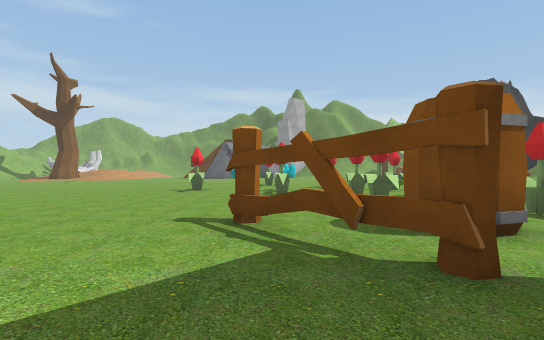
[1] (above)

24 first-person views from a walk through a 3-D level made in the Unity game engine. The camera is 1.2 m above the floor, looks level and sees 85° across. The floor is counted in squares, 2 m on a side. Each view is taken from the middle of a square. On the plan, view 1 faces up. The plan holds only what a view shows up to about 9 squares ahead; the rest is blank. The place goes on beyond the plan. Some animated figures are not drawn. Some surface patterns are stand-ins.

[2]
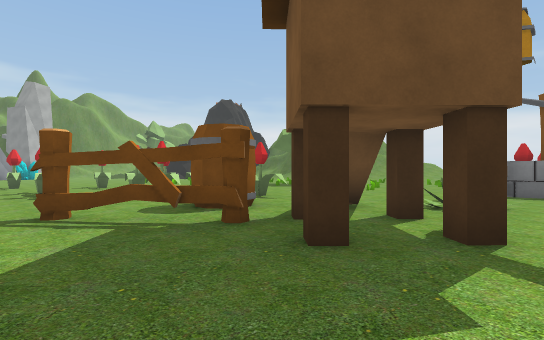

[3]
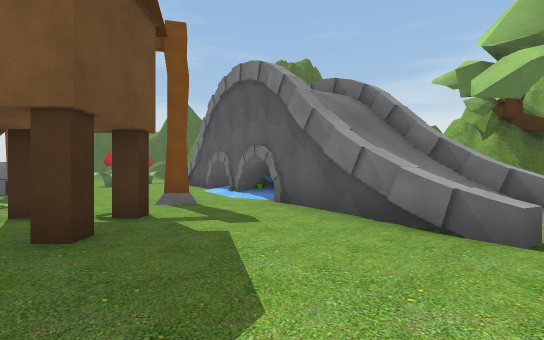

[4]
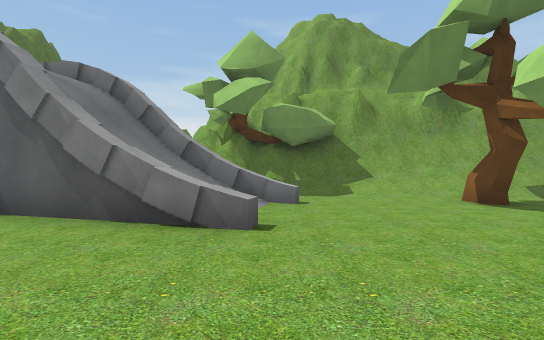

[5]
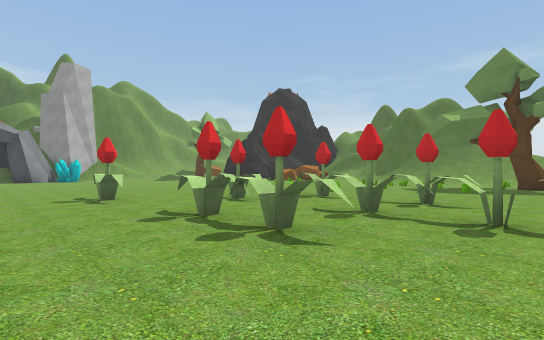

[6]
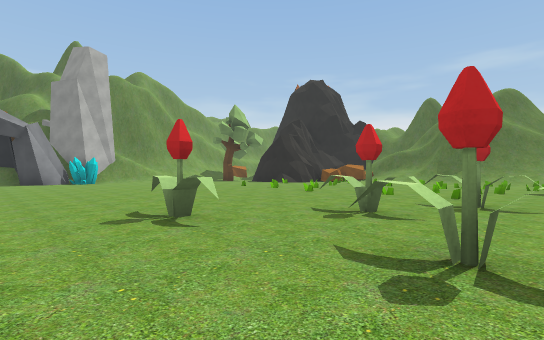

[7]
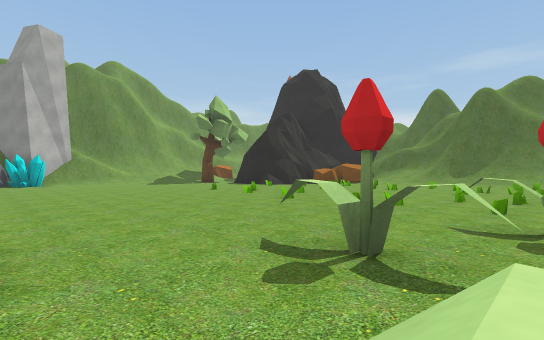

[8]
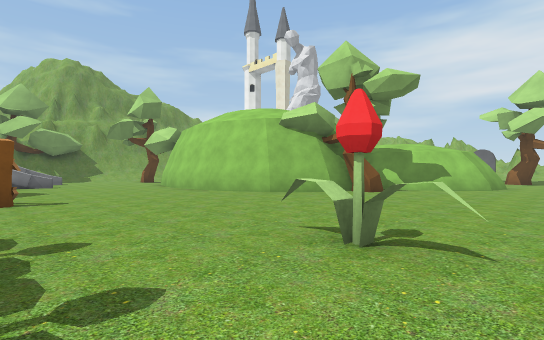

[9]
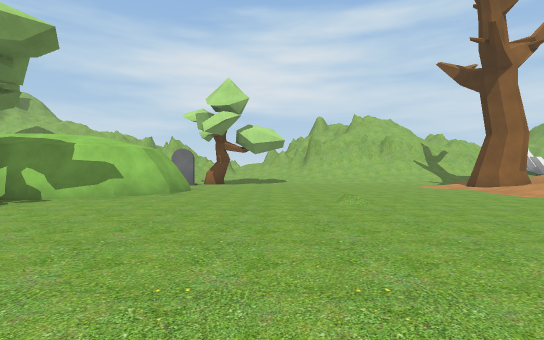

[10]
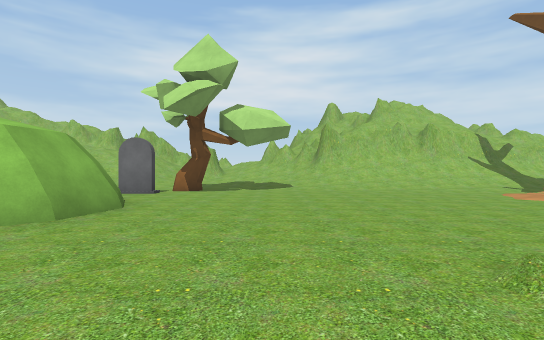

[11]
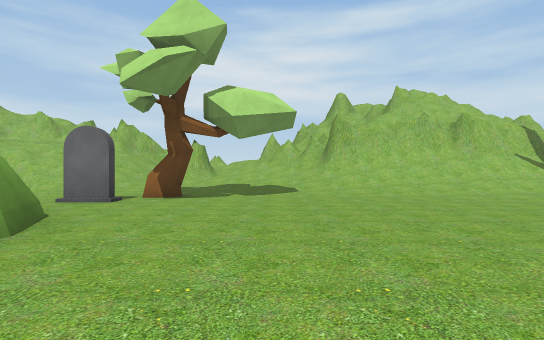

[12]
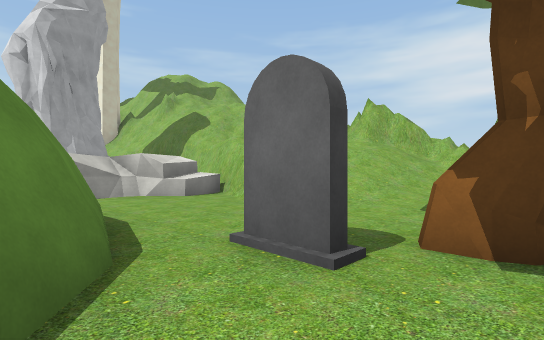

[13]
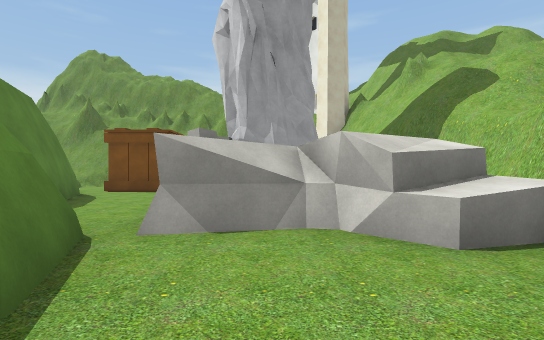

[14]
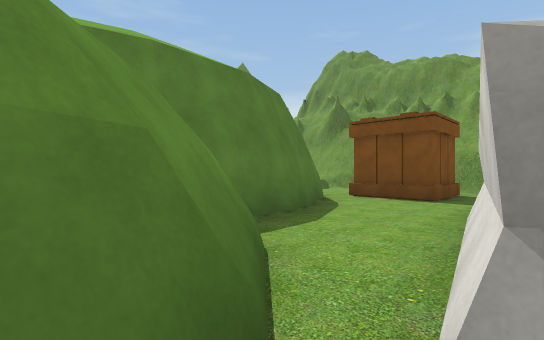

[15]
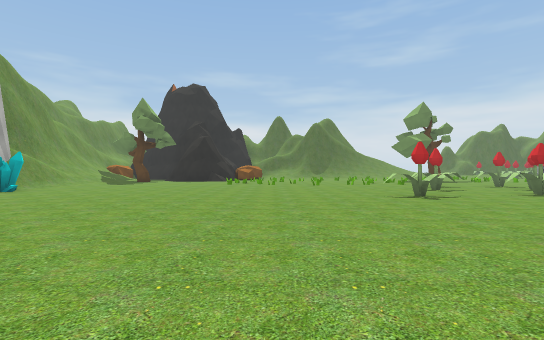

[16]
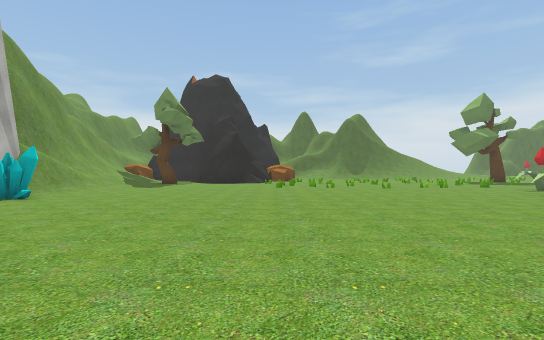

[17]
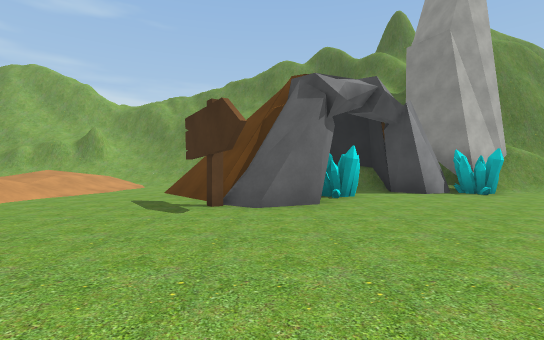

[18]
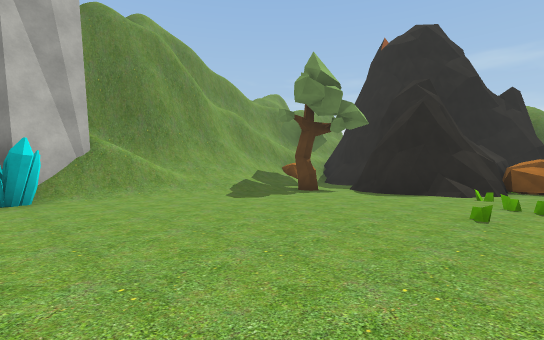

[19]
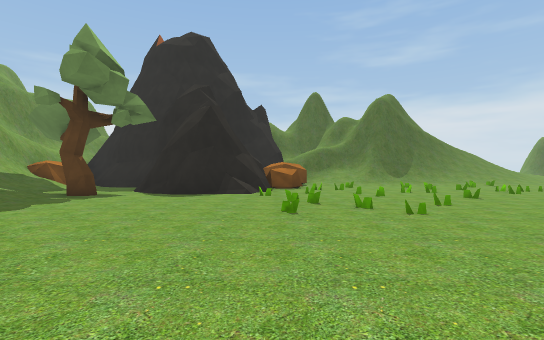

[20]
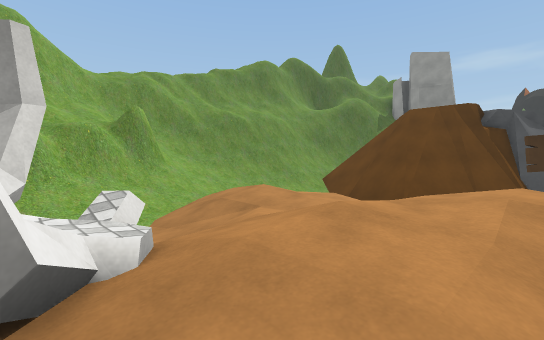

[21]
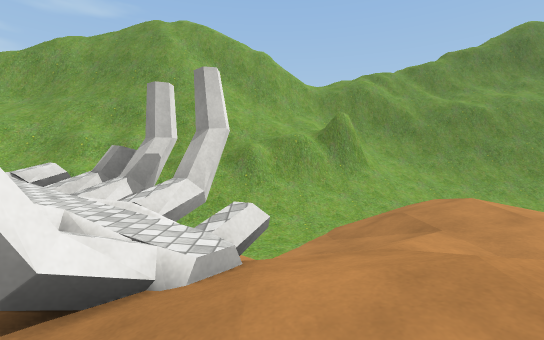

[22]
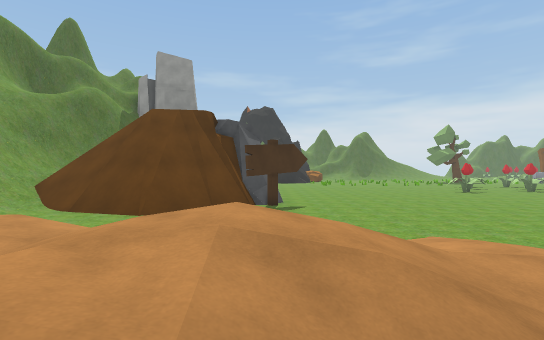

[23]
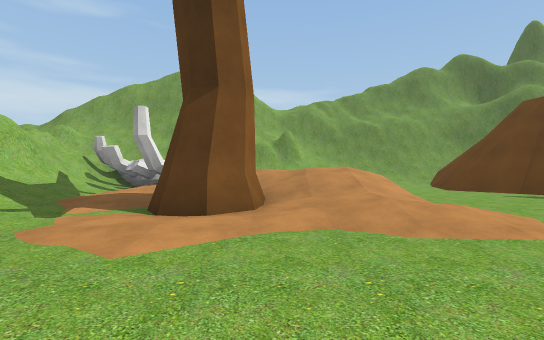

[24]
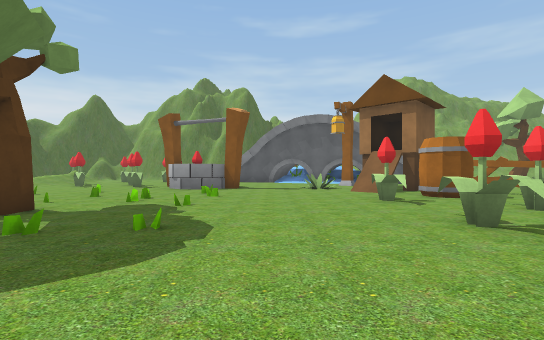

### Floor plan
Key: @ floor where view 1 was taken; # wall or solid block; x gap in a wall; . main floor; : floor 0.25 m higher than the main floor; + floor 7.75 m higher than the main floor; * floor 9.25 m higher than the main floor; % floor 10.5 m higher than the main floor; / step, stairs or slope; = window, fence, low wall or low ledge; ^ raised ledge; v drop or lower ground; F flower; B barrel; S streetlight; T tree; M tombstone; C crate; R crystal; I sign; K rock; O other object.
Columns run from 17 left of view 1 to 10 right of it. Each row starts with its distance up from view 1.
 30    %*+
 29 vvv#######
 28 #=##////######
 27 ===///#///=///
 26 #====#///////
 25  ##////   .//      ####   ##
 24  ##//////..##   ####//// //
 23  ###/////..##   ##RRx=/////
 22 ###=/////..## RR.......//T.
 21 #//#/////...###........../.
 20 #////////...I#............#
 19 =///#///..................#
 18 //..#////.................##
 17 //..:///..................##
 16 //.........................K
 15 //..........................
 14 //..........................
 13 //..........................
 12 /................F........./
 11 /.........................//
 10 ...................F....../.
  9 .T.............F.....F..../
  8 .TM..###.........F........
  7 ..M.## #.........F.F.F..//.
  6 /...#  ##T.........F.......T
  5 /..##   ###.................
  4 =..##     ##.........F......
  3 ....#      ##....O.B........
  2 ^#^^###     #....OO#/.......
  1 ^^^^..#      ......O/.......
  0    #..#       ...@OOOO..OFF
 -1    #...      ......O.....OF
 -2     ...#    ....^...S.....
 -3     ....   .....//##.....
 -4     x# .. .T..../////O=#
 -5      CC ..//.../^#//
 -6      #   /////// ##==
 -7        ########T#
 -8              ####=
 -9                  #

Positions as (right, up) in squares from view 1, and headings:
1: (0, 0), facing up
2: (-1, -1), facing up-right
3: (-2, 1), facing down-right
4: (-2, 1), facing down
5: (-2, 5), facing up-right
6: (-2, 8), facing up-right
7: (0, 9), facing up-right
8: (0, 10), facing down-left
9: (-3, 11), facing left
10: (-7, 11), facing left
11: (-9, 11), facing left
12: (-13, 9), facing down-left
13: (-15, 5), facing down
14: (-14, 3), facing down-right
15: (-7, 15), facing right
16: (-5, 17), facing right
17: (-4, 15), facing up
18: (1, 16), facing up-right
19: (1, 17), facing right
20: (-14, 20), facing up-right
21: (-13, 20), facing up
22: (-13, 20), facing right
23: (-12, 14), facing up
24: (6, 10), facing down
